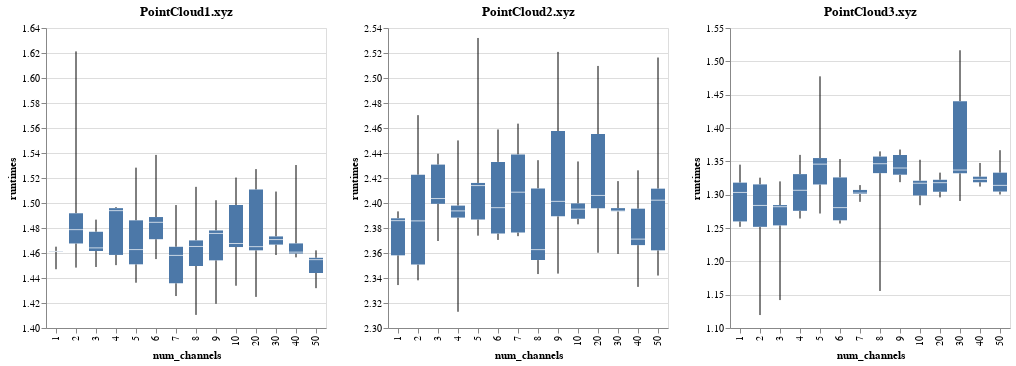

Notebook code for this chart:
### Code cell
plot1 = alt.Chart(data1, title = 'PointCloud1.xyz').encode(
    x = 'num_channels:N',
    y = alt.Y('runtimes', 
          scale=alt.Scale(zero=False)
    ),
).mark_boxplot(extent='min-max')

plot2 = alt.Chart(data2, title = 'PointCloud2.xyz').encode(
    x = 'num_channels:N',
    y = alt.Y('runtimes', 
          scale=alt.Scale(zero=False)
    ),
).mark_boxplot(extent='min-max')

plot3 = alt.Chart(data3, title = 'PointCloud3.xyz').encode(
    x = 'num_channels:N',
    y = alt.Y('runtimes', 
          scale=alt.Scale(zero=False)
    ),
).mark_boxplot(extent='min-max')

plot1 | plot2 | plot3

### Figure 1 — Vega-Lite specification as saved in the notebook (floating-point values rounded to 4 significant figures)
{"config": {"view": {"continuousWidth": 400, "continuousHeight": 300}}, "hconcat": [{"data": {"name": "data-dbbcfe94684a82c23678fc97e994093c"}, "mark": {"type": "boxplot", "extent": "min-max"}, "encoding": {"x": {"type": "nominal", "field": "num_channels"}, "y": {"type": "quantitative", "field": "runtimes", "scale": {"zero": false}}}, "title": "PointCloud1.xyz"}, {"data": {"name": "data-1dfc91df41e0d3973814f0683e1a471e"}, "mark": {"type": "boxplot", "extent": "min-max"}, "encoding": {"x": {"type": "nominal", "field": "num_channels"}, "y": {"type": "quantitative", "field": "runtimes", "scale": {"zero": false}}}, "title": "PointCloud2.xyz"}, {"data": {"name": "data-e6a5eb2f45c71a4b897dc649fd55ed8d"}, "mark": {"type": "boxplot", "extent": "min-max"}, "encoding": {"x": {"type": "nominal", "field": "num_channels"}, "y": {"type": "quantitative", "field": "runtimes", "scale": {"zero": false}}}, "title": "PointCloud3.xyz"}], "$schema": "https://vega.github.io/schema/vega-lite/v4.8.1.json", "datasets": {"data-dbbcfe94684a82c23678fc97e994093c": [{"runtimes": 1.461, "points": 1, "num_channels": 1}, {"runtimes": 1.465, "points": 1, "num_channels": 1}, {"runtimes": 1.447, "points": 1, "num_channels": 1}, {"runtimes": 1.461, "points": 1, "num_channels": 1}, {"runtimes": 1.461, "points": 1, "num_channels": 1}, {"runtimes": 1.479, "points": 1, "num_channels": 2}, {"runtimes": 1.468, "points": 1, "num_channels": 2}, {"runtimes": 1.621, "points": 1, "num_channels": 2}, {"runtimes": 1.492, "points": 1, "num_channels": 2}, {"runtimes": 1.448, "points": 1, "num_channels": 2}, {"runtimes": 1.464, "points": 1, "num_channels": 3}, {"runtimes": 1.477, "points": 1, "num_channels": 3}, {"runtimes": 1.462, "points": 1, "num_channels": 3}, {"runtimes": 1.449, "points": 1, "num_channels": 3}, {"runtimes": 1.487, "points": 1, "num_channels": 3}, {"runtimes": 1.497, "points": 1, "num_channels": 4}, {"runtimes": 1.496, "points": 1, "num_channels": 4}, {"runtimes": 1.45, "points": 1, "num_channels": 4}, {"runtimes": 1.458, "points": 1, "num_channels": 4}, {"runtimes": 1.494, "points": 1, "num_channels": 4}, {"runtimes": 1.528, "points": 1, "num_channels": 5}, {"runtimes": 1.436, "points": 1, "num_channels": 5}, {"runtimes": 1.486, "points": 1, "num_channels": 5}, {"runtimes": 1.463, "points": 1, "num_channels": 5}, {"runtimes": 1.451, "points": 1, "num_channels": 5}, {"runtimes": 1.538, "points": 1, "num_channels": 6}, {"runtimes": 1.489, "points": 1, "num_channels": 6}, {"runtimes": 1.455, "points": 1, "num_channels": 6}, {"runtimes": 1.471, "points": 1, "num_channels": 6}, {"runtimes": 1.485, "points": 1, "num_channels": 6}, {"runtimes": 1.436, "points": 1, "num_channels": 7}, {"runtimes": 1.498, "points": 1, "num_channels": 7}, {"runtimes": 1.465, "points": 1, "num_channels": 7}, {"runtimes": 1.458, "points": 1, "num_channels": 7}, {"runtimes": 1.426, "points": 1, "num_channels": 7}, {"runtimes": 1.47, "points": 1, "num_channels": 8}, {"runtimes": 1.45, "points": 1, "num_channels": 8}, {"runtimes": 1.41, "points": 1, "num_channels": 8}, {"runtimes": 1.513, "points": 1, "num_channels": 8}, {"runtimes": 1.465, "points": 1, "num_channels": 8}, {"runtimes": 1.476, "points": 1, "num_channels": 9}, {"runtimes": 1.502, "points": 1, "num_channels": 9}, {"runtimes": 1.419, "points": 1, "num_channels": 9}, {"runtimes": 1.478, "points": 1, "num_channels": 9}, {"runtimes": 1.454, "points": 1, "num_channels": 9}, {"runtimes": 1.498, "points": 1, "num_channels": 10}, {"runtimes": 1.52, "points": 1, "num_channels": 10}, {"runtimes": 1.434, "points": 1, "num_channels": 10}, {"runtimes": 1.465, "points": 1, "num_channels": 10}, {"runtimes": 1.468, "points": 1, "num_channels": 10}, {"runtimes": 1.527, "points": 1, "num_channels": 20}, {"runtimes": 1.462, "points": 1, "num_channels": 20}, {"runtimes": 1.425, "points": 1, "num_channels": 20}, {"runtimes": 1.511, "points": 1, "num_channels": 20}, {"runtimes": 1.465, "points": 1, "num_channels": 20}, {"runtimes": 1.467, "points": 1, "num_channels": 30}, {"runtimes": 1.471, "points": 1, "num_channels": 30}, {"runtimes": 1.458, "points": 1, "num_channels": 30}, {"runtimes": 1.473, "points": 1, "num_channels": 30}, {"runtimes": 1.509, "points": 1, "num_channels": 30}, {"runtimes": 1.461, "points": 1, "num_channels": 40}, {"runtimes": 1.53, "points": 1, "num_channels": 40}, {"runtimes": 1.468, "points": 1, "num_channels": 40}, {"runtimes": 1.457, "points": 1, "num_channels": 40}, {"runtimes": 1.46, "points": 1, "num_channels": 40}, {"runtimes": 1.456, "points": 1, "num_channels": 50}, {"runtimes": 1.455, "points": 1, "num_channels": 50}, {"runtimes": 1.462, "points": 1, "num_channels": 50}, {"runtimes": 1.432, "points": 1, "num_channels": 50}, {"runtimes": 1.444, "points": 1, "num_channels": 50}], "data-1dfc91df41e0d3973814f0683e1a471e": [{"runtimes": 2.358, "points": 2, "num_channels": 1}, {"runtimes": 2.334, "points": 2, "num_channels": 1}, {"runtimes": 2.388, "points": 2, "num_channels": 1}, {"runtimes": 2.386, "points": 2, "num_channels": 1}, {"runtimes": 2.393, "points": 2, "num_channels": 1}, {"runtimes": 2.47, "points": 2, "num_channels": 2}, {"runtimes": 2.338, "points": 2, "num_channels": 2}, {"runtimes": 2.386, "points": 2, "num_channels": 2}, {"runtimes": 2.351, "points": 2, "num_channels": 2}, {"runtimes": 2.423, "points": 2, "num_channels": 2}, {"runtimes": 2.404, "points": 2, "num_channels": 3}, {"runtimes": 2.431, "points": 2, "num_channels": 3}, {"runtimes": 2.399, "points": 2, "num_channels": 3}, {"runtimes": 2.439, "points": 2, "num_channels": 3}, {"runtimes": 2.37, "points": 2, "num_channels": 3}, {"runtimes": 2.45, "points": 2, "num_channels": 4}, {"runtimes": 2.394, "points": 2, "num_channels": 4}, {"runtimes": 2.388, "points": 2, "num_channels": 4}, {"runtimes": 2.313, "points": 2, "num_channels": 4}, {"runtimes": 2.398, "points": 2, "num_channels": 4}, {"runtimes": 2.532, "points": 2, "num_channels": 5}, {"runtimes": 2.414, "points": 2, "num_channels": 5}, {"runtimes": 2.387, "points": 2, "num_channels": 5}, {"runtimes": 2.374, "points": 2, "num_channels": 5}, {"runtimes": 2.416, "points": 2, "num_channels": 5}, {"runtimes": 2.459, "points": 2, "num_channels": 6}, {"runtimes": 2.37, "points": 2, "num_channels": 6}, {"runtimes": 2.396, "points": 2, "num_channels": 6}, {"runtimes": 2.376, "points": 2, "num_channels": 6}, {"runtimes": 2.433, "points": 2, "num_channels": 6}, {"runtimes": 2.409, "points": 2, "num_channels": 7}, {"runtimes": 2.439, "points": 2, "num_channels": 7}, {"runtimes": 2.373, "points": 2, "num_channels": 7}, {"runtimes": 2.376, "points": 2, "num_channels": 7}, {"runtimes": 2.463, "points": 2, "num_channels": 7}, {"runtimes": 2.434, "points": 2, "num_channels": 8}, {"runtimes": 2.412, "points": 2, "num_channels": 8}, {"runtimes": 2.354, "points": 2, "num_channels": 8}, {"runtimes": 2.343, "points": 2, "num_channels": 8}, {"runtimes": 2.363, "points": 2, "num_channels": 8}, {"runtimes": 2.521, "points": 2, "num_channels": 9}, {"runtimes": 2.458, "points": 2, "num_channels": 9}, {"runtimes": 2.389, "points": 2, "num_channels": 9}, {"runtimes": 2.344, "points": 2, "num_channels": 9}, {"runtimes": 2.401, "points": 2, "num_channels": 9}, {"runtimes": 2.395, "points": 2, "num_channels": 10}, {"runtimes": 2.387, "points": 2, "num_channels": 10}, {"runtimes": 2.433, "points": 2, "num_channels": 10}, {"runtimes": 2.383, "points": 2, "num_channels": 10}, {"runtimes": 2.4, "points": 2, "num_channels": 10}, {"runtimes": 2.396, "points": 2, "num_channels": 20}, {"runtimes": 2.36, "points": 2, "num_channels": 20}, {"runtimes": 2.406, "points": 2, "num_channels": 20}, {"runtimes": 2.455, "points": 2, "num_channels": 20}, {"runtimes": 2.51, "points": 2, "num_channels": 20}, {"runtimes": 2.418, "points": 2, "num_channels": 30}, {"runtimes": 2.394, "points": 2, "num_channels": 30}, {"runtimes": 2.359, "points": 2, "num_channels": 30}, {"runtimes": 2.396, "points": 2, "num_channels": 30}, {"runtimes": 2.393, "points": 2, "num_channels": 30}, {"runtimes": 2.333, "points": 2, "num_channels": 40}, {"runtimes": 2.366, "points": 2, "num_channels": 40}, {"runtimes": 2.371, "points": 2, "num_channels": 40}, {"runtimes": 2.426, "points": 2, "num_channels": 40}, {"runtimes": 2.395, "points": 2, "num_channels": 40}, {"runtimes": 2.402, "points": 2, "num_channels": 50}, {"runtimes": 2.342, "points": 2, "num_channels": 50}, {"runtimes": 2.362, "points": 2, "num_channels": 50}, {"runtimes": 2.411, "points": 2, "num_channels": 50}, {"runtimes": 2.516, "points": 2, "num_channels": 50}], "data-e6a5eb2f45c71a4b897dc649fd55ed8d": [{"runtimes": 1.252, "points": 3, "num_channels": 1}, {"runtimes": 1.303, "points": 3, "num_channels": 1}, {"runtimes": 1.318, "points": 3, "num_channels": 1}, {"runtimes": 1.345, "points": 3, "num_channels": 1}, {"runtimes": 1.26, "points": 3, "num_channels": 1}, {"runtimes": 1.252, "points": 3, "num_channels": 2}, {"runtimes": 1.315, "points": 3, "num_channels": 2}, {"runtimes": 1.284, "points": 3, "num_channels": 2}, {"runtimes": 1.119, "points": 3, "num_channels": 2}, {"runtimes": 1.325, "points": 3, "num_channels": 2}, {"runtimes": 1.142, "points": 3, "num_channels": 3}, {"runtimes": 1.254, "points": 3, "num_channels": 3}, {"runtimes": 1.282, "points": 3, "num_channels": 3}, {"runtimes": 1.32, "points": 3, "num_channels": 3}, {"runtimes": 1.284, "points": 3, "num_channels": 3}, {"runtimes": 1.307, "points": 3, "num_channels": 4}, {"runtimes": 1.36, "points": 3, "num_channels": 4}, {"runtimes": 1.264, "points": 3, "num_channels": 4}, {"runtimes": 1.331, "points": 3, "num_channels": 4}, {"runtimes": 1.276, "points": 3, "num_channels": 4}, {"runtimes": 1.478, "points": 3, "num_channels": 5}, {"runtimes": 1.346, "points": 3, "num_channels": 5}, {"runtimes": 1.272, "points": 3, "num_channels": 5}, {"runtimes": 1.315, "points": 3, "num_channels": 5}, {"runtimes": 1.355, "points": 3, "num_channels": 5}, {"runtimes": 1.326, "points": 3, "num_channels": 6}, {"runtimes": 1.262, "points": 3, "num_channels": 6}, {"runtimes": 1.281, "points": 3, "num_channels": 6}, {"runtimes": 1.353, "points": 3, "num_channels": 6}, {"runtimes": 1.257, "points": 3, "num_channels": 6}, {"runtimes": 1.289, "points": 3, "num_channels": 7}, {"runtimes": 1.302, "points": 3, "num_channels": 7}, {"runtimes": 1.301, "points": 3, "num_channels": 7}, {"runtimes": 1.307, "points": 3, "num_channels": 7}, {"runtimes": 1.314, "points": 3, "num_channels": 7}, {"runtimes": 1.357, "points": 3, "num_channels": 8}, {"runtimes": 1.332, "points": 3, "num_channels": 8}, {"runtimes": 1.156, "points": 3, "num_channels": 8}, {"runtimes": 1.365, "points": 3, "num_channels": 8}, {"runtimes": 1.346, "points": 3, "num_channels": 8}, {"runtimes": 1.36, "points": 3, "num_channels": 9}, {"runtimes": 1.34, "points": 3, "num_channels": 9}, {"runtimes": 1.319, "points": 3, "num_channels": 9}, {"runtimes": 1.33, "points": 3, "num_channels": 9}, {"runtimes": 1.368, "points": 3, "num_channels": 9}, {"runtimes": 1.284, "points": 3, "num_channels": 10}, {"runtimes": 1.321, "points": 3, "num_channels": 10}, {"runtimes": 1.317, "points": 3, "num_channels": 10}, {"runtimes": 1.299, "points": 3, "num_channels": 10}, {"runtimes": 1.352, "points": 3, "num_channels": 10}, {"runtimes": 1.333, "points": 3, "num_channels": 20}, {"runtimes": 1.322, "points": 3, "num_channels": 20}, {"runtimes": 1.304, "points": 3, "num_channels": 20}, {"runtimes": 1.296, "points": 3, "num_channels": 20}, {"runtimes": 1.318, "points": 3, "num_channels": 20}, {"runtimes": 1.332, "points": 3, "num_channels": 30}, {"runtimes": 1.291, "points": 3, "num_channels": 30}, {"runtimes": 1.44, "points": 3, "num_channels": 30}, {"runtimes": 1.337, "points": 3, "num_channels": 30}, {"runtimes": 1.517, "points": 3, "num_channels": 30}, {"runtimes": 1.348, "points": 3, "num_channels": 40}, {"runtimes": 1.327, "points": 3, "num_channels": 40}, {"runtimes": 1.323, "points": 3, "num_channels": 40}, {"runtimes": 1.312, "points": 3, "num_channels": 40}, {"runtimes": 1.319, "points": 3, "num_channels": 40}, {"runtimes": 1.333, "points": 3, "num_channels": 50}, {"runtimes": 1.305, "points": 3, "num_channels": 50}, {"runtimes": 1.314, "points": 3, "num_channels": 50}, {"runtimes": 1.3, "points": 3, "num_channels": 50}, {"runtimes": 1.367, "points": 3, "num_channels": 50}]}}
